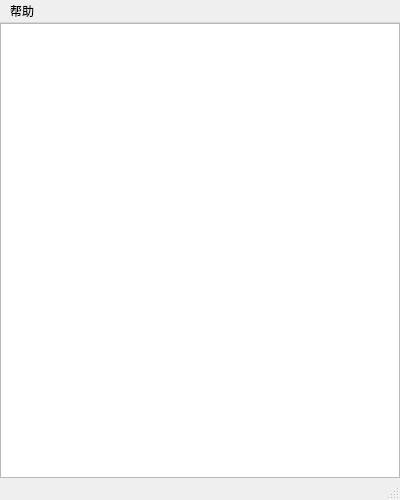
<?xml version="1.0" encoding="UTF-8"?>
<ui version="4.0">
 <class>MainWindow</class>
 <widget class="QMainWindow" name="MainWindow">
  <property name="geometry">
   <rect>
    <x>0</x>
    <y>0</y>
    <width>400</width>
    <height>500</height>
   </rect>
  </property>
  <property name="windowTitle">
   <string>屏幕使用时间「代码见三」</string>
  </property>
  <property name="windowIcon">
   <iconset resource="ScreenTime.qrc">
    <normaloff>:/img/img/32.ico</normaloff>:/img/img/32.ico</iconset>
  </property>
  <property name="iconSize">
   <size>
    <width>32</width>
    <height>32</height>
   </size>
  </property>
  <widget class="QWidget" name="centralwidget">
   <layout class="QVBoxLayout" name="verticalLayout">
    <property name="leftMargin">
     <number>0</number>
    </property>
    <property name="topMargin">
     <number>0</number>
    </property>
    <property name="rightMargin">
     <number>0</number>
    </property>
    <property name="bottomMargin">
     <number>0</number>
    </property>
    <item>
     <widget class="QListWidget" name="listWidget"/>
    </item>
   </layout>
  </widget>
  <widget class="QMenuBar" name="menubar">
   <property name="geometry">
    <rect>
     <x>0</x>
     <y>0</y>
     <width>400</width>
     <height>26</height>
    </rect>
   </property>
   <widget class="QMenu" name="menu">
    <property name="title">
     <string>帮助</string>
    </property>
    <addaction name="actionOpenAppDir"/>
    <addaction name="actionViewHistory"/>
   </widget>
   <addaction name="menu"/>
  </widget>
  <widget class="QStatusBar" name="statusbar"/>
  <action name="actionOpenAppDir">
   <property name="text">
    <string>打开安装目录</string>
   </property>
  </action>
  <action name="actionExitApp">
   <property name="text">
    <string>退出程序</string>
   </property>
  </action>
  <action name="actionSelfStarting">
   <property name="checkable">
    <bool>true</bool>
   </property>
   <property name="text">
    <string>开机自启动</string>
   </property>
  </action>
  <action name="actionViewHistory">
   <property name="text">
    <string>查看历史</string>
   </property>
  </action>
 </widget>
 <resources>
  <include location="ScreenTime.qrc"/>
 </resources>
 <connections/>
</ui>
